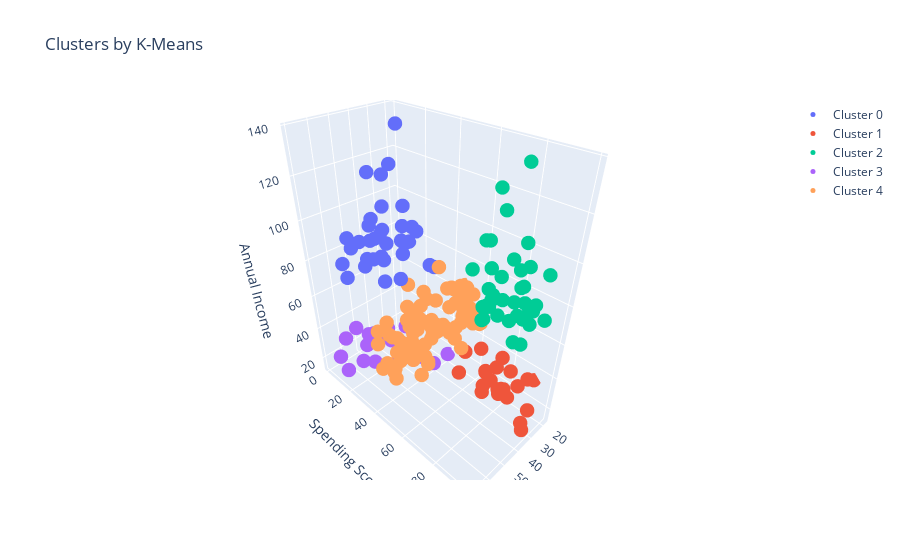

Notebook cell for this chart:
### Code cell
import plotly as py
import plotly.graph_objs as go

def tracer(db, n, name):
    return go.Scatter3d(
        x = db[db['cluster']==n]['Age'],
        y = db[db['cluster']==n]['SpendingScore'],
        z = db[db['cluster']==n]['AnnualIncome'],
        mode = 'markers',
        name = name,
        marker = dict(
            size = 5
        )
     )

trace0 = tracer(df, 0, 'Cluster 0')
trace1 = tracer(df, 1, 'Cluster 1')
trace2 = tracer(df, 2, 'Cluster 2')
trace3 = tracer(df, 3, 'Cluster 3')
trace4 = tracer(df, 4, 'Cluster 4')

data = [trace0, trace1, trace2, trace3, trace4]

layout = go.Layout(
    title = 'Clusters by K-Means',
    scene = dict(
            xaxis = dict(title = 'Age'),
            yaxis = dict(title = 'Spending Score'),
            zaxis = dict(title = 'Annual Income')
        )
)

fig = go.Figure(data=data, layout=layout)
py.offline.iplot(fig)

### Figure 1 — Plotly figure (JSON) as saved in the notebook; plotly's stock layout.template omitted (floating-point values rounded to 4 significant figures)
{"data": [{"marker": {"size": 5}, "mode": "markers", "name": "Cluster 0", "type": "scatter3d", "x": [23, 59, 47, 25, 20, 44, 19, 57, 25, 48, 34, 43, 44, 47, 37, 34, 56, 19, 50, 42, 36, 40, 36, 52, 58, 59, 37, 46, 41, 54, 41, 34, 33, 47, 45, 32], "y": [29, 11, 9, 34, 5, 7, 10, 5, 12, 36, 22, 17, 20, 16, 1, 1, 35, 5, 26, 20, 27, 13, 10, 13, 15, 14, 32, 15, 39, 24, 17, 23, 8, 16, 28, 18], "z": [70, 71, 71, 72, 73, 73, 74, 75, 77, 77, 78, 78, 78, 78, 78, 78, 79, 81, 85, 86, 87, 87, 87, 88, 88, 93, 97, 98, 99, 101, 103, 103, 113, 120, 126, 137]}, {"marker": {"size": 5}, "mode": "markers", "name": "Cluster 1", "type": "scatter3d", "x": [21, 23, 22, 23, 30, 35, 24, 22, 20, 35, 25, 31, 29, 35, 23, 21, 18, 21, 30, 20, 24, 31, 24], "y": [81, 77, 76, 94, 72, 99, 77, 79, 66, 98, 73, 73, 82, 61, 87, 73, 92, 81, 73, 75, 92, 61, 65], "z": [15, 16, 17, 18, 19, 19, 20, 20, 21, 23, 24, 25, 28, 28, 29, 30, 33, 33, 34, 37, 38, 39, 39]}, {"marker": {"size": 5}, "mode": "markers", "name": "Cluster 2", "type": "scatter3d", "x": [39, 31, 40, 38, 39, 31, 29, 32, 35, 32, 32, 28, 32, 34, 39, 38, 27, 30, 30, 29, 31, 36, 33, 32, 28, 36, 30, 27, 35, 32, 29, 30, 28, 36, 32, 38, 35, 32, 30], "y": [91, 77, 95, 75, 75, 71, 88, 73, 72, 93, 87, 97, 74, 90, 88, 76, 89, 78, 73, 83, 93, 75, 95, 63, 75, 92, 86, 69, 90, 86, 88, 97, 68, 85, 69, 91, 79, 74, 83], "z": [69, 70, 71, 71, 71, 72, 73, 73, 74, 75, 76, 77, 77, 78, 78, 78, 78, 78, 78, 79, 81, 85, 86, 87, 87, 87, 88, 88, 93, 97, 98, 99, 101, 103, 103, 113, 120, 126, 137]}, {"marker": {"size": 5}, "mode": "markers", "name": "Cluster 3", "type": "scatter3d", "x": [19, 20, 31, 35, 64, 67, 58, 37, 35, 52, 35, 46, 54, 45, 40, 60, 53, 49, 42, 36, 65, 48, 49], "y": [39, 6, 40, 6, 3, 14, 15, 13, 35, 29, 35, 5, 14, 32, 31, 4, 4, 14, 17, 26, 35, 36, 28], "z": [15, 16, 17, 18, 19, 19, 20, 20, 21, 23, 24, 25, 28, 28, 29, 30, 33, 33, 34, 37, 38, 39, 39]}, {"marker": {"size": 5}, "mode": "markers", "name": "Cluster 4", "type": "scatter3d", "x": [50, 27, 29, 31, 49, 33, 31, 59, 50, 47, 51, 69, 27, 53, 70, 19, 67, 54, 63, 18, 43, 68, 19, 32, 70, 47, 60, 60, 59, 26, 45, 40, 23, 49, 57, 38, 67, 46, 21, 48, 55, 22, 34, 50, 68, 18, 48, 40, 32, 24, 47, 27, 48, 20, 23, 49, 67, 26, 49, 21, 66, 54, 68, 66, 65, 19, 38, 19, 18, 19, 63, 49, 51, 50, 27, 38, 40, 43, 28], "y": [55, 47, 42, 42, 52, 60, 54, 60, 45, 41, 50, 46, 51, 46, 56, 55, 52, 59, 51, 59, 50, 48, 59, 47, 55, 42, 49, 56, 47, 54, 53, 48, 52, 42, 51, 55, 41, 44, 57, 46, 58, 55, 60, 46, 55, 41, 49, 40, 42, 52, 47, 50, 42, 49, 41, 48, 59, 55, 56, 42, 50, 46, 43, 48, 52, 54, 42, 46, 48, 50, 43, 59, 43, 57, 56, 40, 58, 35, 40], "z": [40, 40, 40, 40, 42, 42, 43, 43, 43, 43, 44, 44, 46, 46, 46, 46, 47, 47, 48, 48, 48, 48, 48, 48, 49, 49, 50, 50, 54, 54, 54, 54, 54, 54, 54, 54, 54, 54, 54, 54, 57, 57, 58, 58, 59, 59, 60, 60, 60, 60, 60, 60, 61, 61, 62, 62, 62, 62, 62, 62, 63, 63, 63, 63, 63, 63, 64, 64, 65, 65, 65, 65, 67, 67, 67, 67, 69, 71, 76]}], "layout": {"scene": {"xaxis": {"title": {"text": "Age"}}, "yaxis": {"title": {"text": "Spending Score"}}, "zaxis": {"title": {"text": "Annual Income"}}}, "title": {"text": "Clusters by K-Means"}}}
